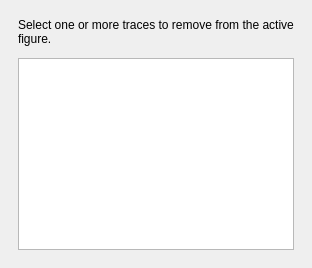
<?xml version="1.0" encoding="UTF-8"?>
<ui version="4.0">
 <class>RemoveFromGraphDialog</class>
 <widget class="QWidget" name="RemoveFromGraphDialog">
  <layout class="QVBoxLayout" name="verticalLayout">
   <property name="spacing">
    <number>12</number>
   </property>
   <property name="leftMargin">
    <number>18</number>
   </property>
   <property name="topMargin">
    <number>18</number>
   </property>
   <property name="rightMargin">
    <number>18</number>
   </property>
   <property name="bottomMargin">
    <number>18</number>
   </property>
   <item>
    <widget class="QLabel" name="promptLabel">
     <property name="text">
      <string>Select one or more traces to remove from the active figure.</string>
     </property>
     <property name="wordWrap">
      <bool>true</bool>
     </property>
    </widget>
   </item>
   <item>
    <widget class="QListWidget" name="trace_list">
     <property name="selectionMode">
      <enum>QAbstractItemView::ExtendedSelection</enum>
     </property>
    </widget>
   </item>
  </layout>
 </widget>
 <resources/>
 <connections/>
</ui>
